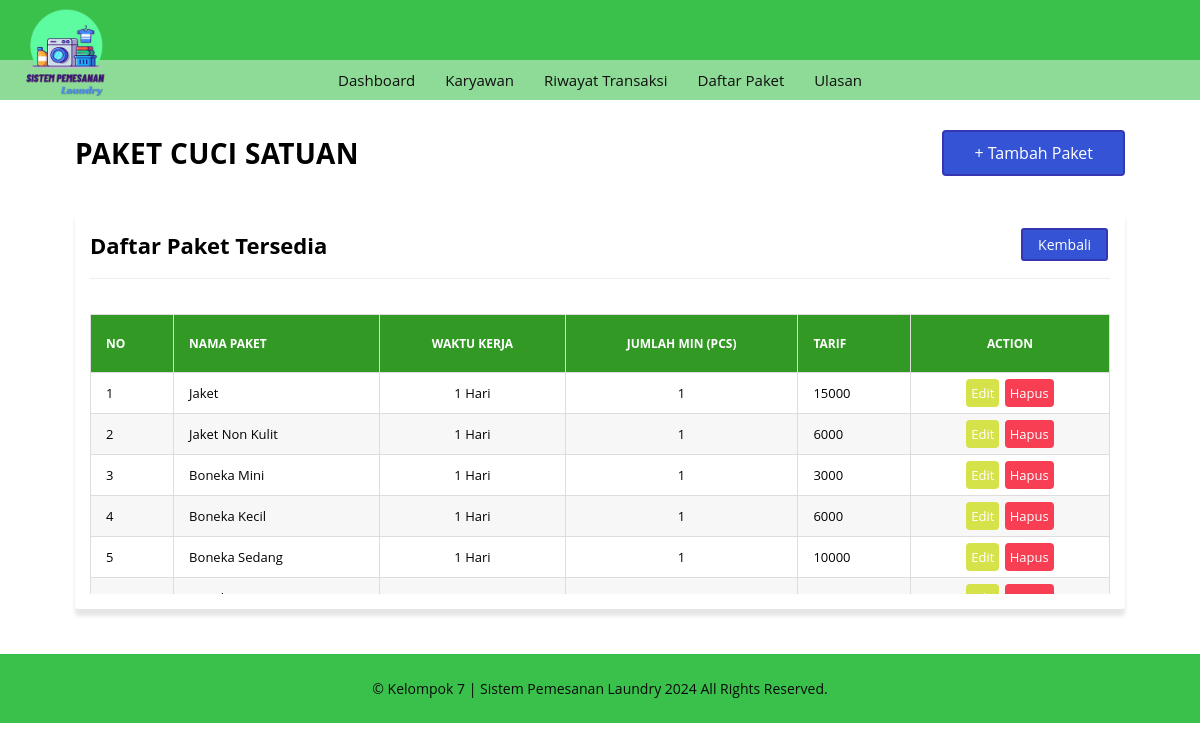
Screenshot of /paket/pkt_cs/pkt_cs.php with the database file from the repository.
### tables this page shows
CREATE TABLE `tb_cuci_satuan` (
  `id_cs` int(11) NOT NULL,
  `nama_cs` varchar(100) NOT NULL,
  `waktu_kerja_cs` varchar(20) NOT NULL,
  `kuantitas_cs` int(11) NOT NULL,
  `tarif_cs` int(11) NOT NULL,
  `keterangan_cs` text NOT NULL
);

### _functions.php (called while the page is built, shortened)
<?php
$host	= 'localhost';
$user = 'root';
$pass	= '';
$db	= 'laundry_app';
$koneksi = mysqli_connect($host,$user,$pass,$db);
function query($query){
	global $koneksi;
	$result = mysqli_query($koneksi, $query);
	$rows = [];
	while ($row = mysqli_fetch_assoc($result)) {
		$rows[] = $row;
	}
	return $rows;
}
function url($url = null){
	$url_utama = "http://localhost/rumah_laundry";
	if ($url != null) {
		return $url_utama . '/' . $url;
	}else{
		return $url_utama;
	}
}

### paket/pkt_cs/pkt_cs.php (the view)
<?php
   require_once('../../_header.php');
   $data_cs = query('SELECT * FROM tb_cuci_satuan');
?>
<div id="pkt_cs" class="main-content">
		<div class="container">
			<div class="baris">
				<div class="selamat-datang">
					<div class="col-header">
						<h2 class="judul-md">Paket Cuci Satuan</h2>
               </div>
					<div class="col-header txt-right">
						<a href="<?=url('paket/pkt_cs/tambah.php')?>" class="btn-lg bg-primary">+ Tambah Paket</a>
					</div>
				</div>
			</div>
			<div class="baris">
				<div class="col">
					<div class="card">
						<div class="card-title card-flex">
							<div class="card-col">
								<h2>Daftar Paket Tersedia</h2>
							</div>
							<div class="card-col txt-right">
								<a href="<?=url('paket/paket.php')?>" class="btn-xs bg-primary">Kembali</a>
							</div>
						</div>
						<div class="card-body">
							<div class="tabel-kontainer">
								<table class="tabel-transaksi">
									<thead>
										<tr>
											<th class="sticky">No</th>
											<th class="sticky">Nama Paket</th>
											<th class="sticky" style="text-align: center;">Waktu Kerja</th>
											<th class="sticky" style="text-align: center;">Jumlah Min (Pcs)</th>
											<th class="sticky">Tarif</th>
											<th class="sticky" style="text-align: center;">Action</th>
										</tr>
									</thead>
									<tbody>
										<?php $no = 1; ?>
										<?php foreach($data_cs as $cs) : ?>
											<tr>
												<td><?= $no ?></td>
												<td><?= $cs['nama_cs'] ?></td>
                                    <td align="center"><?= $cs['waktu_kerja_cs'] ?></td>
                                    <td align="center"><?= $cs['kuantitas_cs'] ?></td>
												<td><?= $cs['tarif_cs'] ?></td>
												<td align="center">
													<a href="<?=url('paket/pkt_cs/edit.php')?>?id_cs=<?=$cs['id_cs']?>" class="btn btn-edit">Edit</a>
													<a href="<?=url('paket/pkt_cs/hapus.php')?>?id_cs=<?=$cs['id_cs']?>" onclick="return confirm('Yakin akan menghapus?');"  class="btn btn-hapus">Hapus</a>
												</td>
											</tr>
											<?php $no++ ?>
										<?php endforeach; ?>
									</tbody>
								</table>
							</div>
						</div>
					</div>
				</div>
			</div>
		</div>
	</div>
<?php require_once('../../_footer.php') ?>

### _assets/css/style.css (style rules this page uses)
* { margin: 0; padding: 0; box-sizing: border-box; }
html,body { width: 100%; max-width: 100%; position: relative; font-family: 'Open sans', sans-serif; display: flex; flex-direction: column; background-image: url(../img/bg.jpg); overflow-x: hidden; }
.txt-right { text-align: right; }
h2 { font-size: 22px; }
.main-content { display: flex; flex-direction: column; }
.container { display: flex; flex-direction: column; width: 1080px; max-width: 100%; margin: auto; padding: 0 15px; min-height: 20px; }
.baris { position: relative; margin: 0 -15px; display: flex; flex-direction: row; flex-wrap: wrap; }
.selamat-datang { width: 100%; display: flex; flex-direction: row; flex-wrap: wrap; align-items: center; justify-content: space-between; padding: 0 15px; margin: 30px 0 20px 0; }
.selamat-datang .col-header { flex: 1; }
.selamat-datang .col-header .judul-md { font-size: 28px; text-transform: uppercase; letter-spacing: .3px; }
.selamat-datang .col-header a { display: inline-block; color: #fff; text-decoration: none; }
.btn-lg { padding: 10px 30px; border-radius: 4px; }
.bg-primary { border: 2px solid #3636b2; color: #ffffff; background-color: #3454d5; }
.col { flex: 1; }
.card { background-color: #fff; margin: 15px; padding: 15px; border-radius: 4px; box-shadow: 0 7px 4px rgba(0,0,0,0.10); }
.card-body { position: relative; }
.card-title { padding-bottom: 15px; margin-bottom: 15px; border-bottom: 1px solid #eeeeee; }
.card-flex { display: flex; flex-direction: row; align-items: center; justify-content: space-between; }
.card-col { flex: 1; }
.tabel-kontainer { display: block; width: 100%; height: 300px; position: relative; overflow-x: auto; overflow-y: auto; }
.tabel-transaksi { border: 0; border-collapse: collapse; width: 100%; }
.tabel-transaksi thead { color: #ffffff; }
.tabel-transaksi thead th { text-transform: uppercase; font-size: 12px; text-align: left; padding: 20px 15px; background-color: #319924; }
.sticky { position: sticky; top: 0; }
.tabel-transaksi tbody tr { border-bottom: 1px solid #dddddd; }
.tabel-transaksi tbody tr:nth-child(even) { background-color: #f7f7f7; }
.tabel-transaksi tbody tr td { padding: 5px 15px; font-size: 13px; }
.btn { display: inline-block; text-decoration: none; padding: 5px; margin: 1px; border-radius: 4px; }
.btn-edit { background-color: #d6e24a; color: #ffffff; }
.btn-hapus { background-color: #f73e53; color: #ffffff; }
.btn-xs { font-size: 14px; display: inline-block; text-decoration: none; padding: 5px 15px; margin: 2px; border-radius: 3px; cursor: pointer; }
table { width: 100%; border-collapse: collapse; margin-top: 20px; }
table th { background-color: #f2f2f2; font-weight: bold; padding: 8px; border: 1px solid #ddd; }
table td { padding: 8px; border: 1px solid #ddd; }
table tr:nth-child(even) { background-color: #f9f9f9; }

### rows the page displays
tb_cuci_satuan: nama_cs "Jaket", waktu_kerja_cs "1 Hari", kuantitas_cs "1", tarif_cs "15000"
tb_cuci_satuan: nama_cs "Jaket Non Kulit", waktu_kerja_cs "1 Hari", kuantitas_cs "1", tarif_cs "6000"
tb_cuci_satuan: nama_cs "Boneka Mini", waktu_kerja_cs "1 Hari", kuantitas_cs "1", tarif_cs "3000"
tb_cuci_satuan: nama_cs "Boneka Kecil", waktu_kerja_cs "1 Hari", kuantitas_cs "1", tarif_cs "6000"
tb_cuci_satuan: nama_cs "Boneka Sedang", waktu_kerja_cs "1 Hari", kuantitas_cs "1", tarif_cs "10000"
